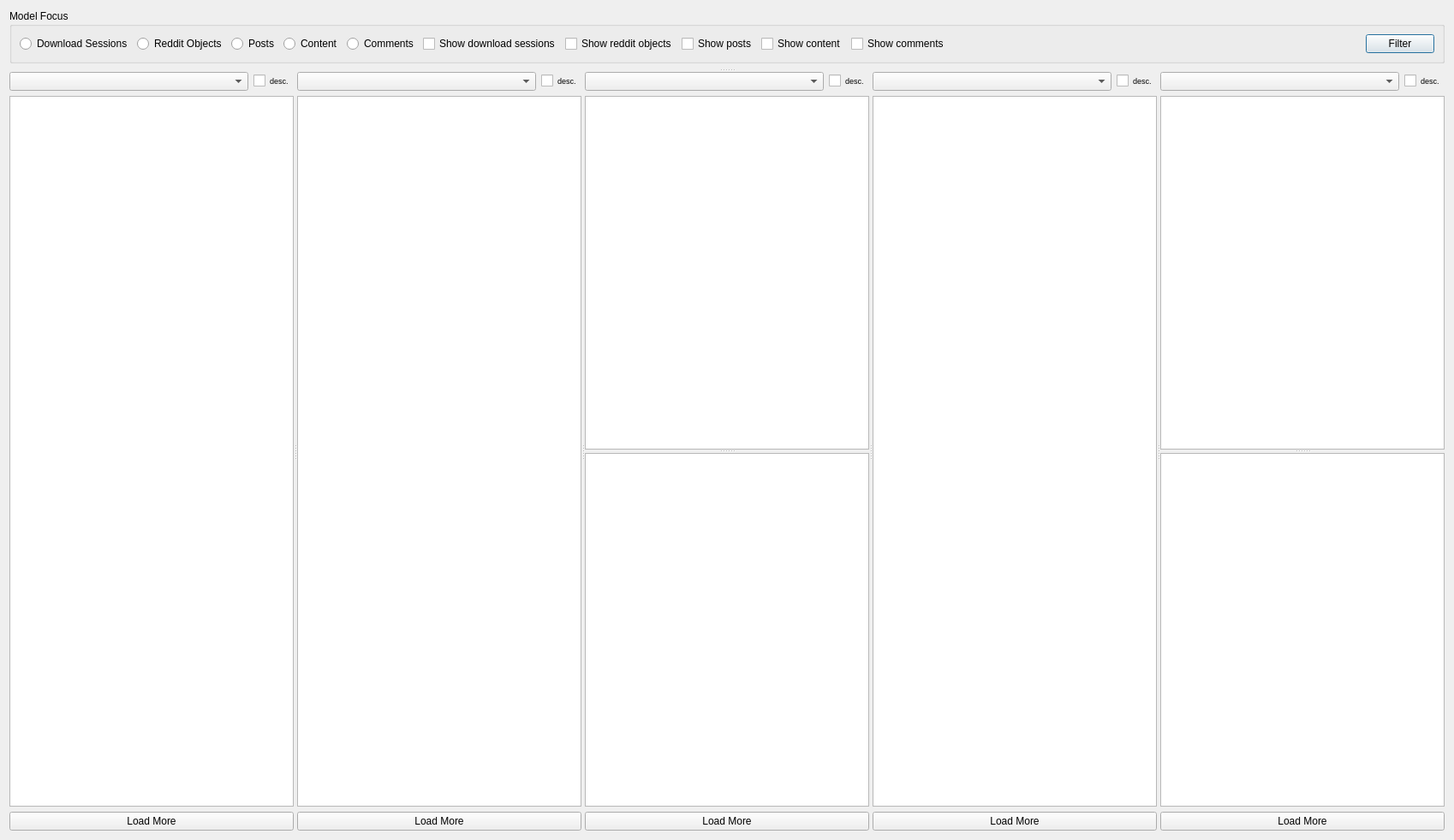
<?xml version="1.0" encoding="UTF-8"?>
<ui version="4.0">
 <class>DatabaseDialog</class>
 <widget class="QDialog" name="DatabaseDialog">
  <property name="geometry">
   <rect>
    <x>0</x>
    <y>0</y>
    <width>1698</width>
    <height>981</height>
   </rect>
  </property>
  <property name="windowTitle">
   <string>Database</string>
  </property>
  <property name="styleSheet">
   <string notr="true"/>
  </property>
  <layout class="QVBoxLayout" name="verticalLayout_6">
   <item>
    <layout class="QVBoxLayout" name="verticalLayout_5">
     <item>
      <layout class="QHBoxLayout" name="horizontalLayout_5">
       <item>
        <widget class="QGroupBox" name="model_focus_group_box">
         <property name="minimumSize">
          <size>
           <width>0</width>
           <height>61</height>
          </size>
         </property>
         <property name="title">
          <string>Model Focus</string>
         </property>
         <layout class="QHBoxLayout" name="horizontalLayout_4">
          <item>
           <layout class="QHBoxLayout" name="horizontalLayout_2">
            <item>
             <widget class="QRadioButton" name="download_session_focus_radio">
              <property name="text">
               <string>Download Sessions</string>
              </property>
             </widget>
            </item>
            <item>
             <widget class="QRadioButton" name="reddit_object_focus_radio">
              <property name="text">
               <string>Reddit Objects</string>
              </property>
             </widget>
            </item>
            <item>
             <widget class="QRadioButton" name="post_focus_radio">
              <property name="text">
               <string>Posts</string>
              </property>
             </widget>
            </item>
            <item>
             <widget class="QRadioButton" name="content_focus_radio">
              <property name="text">
               <string>Content</string>
              </property>
             </widget>
            </item>
            <item>
             <widget class="QRadioButton" name="comment_focus_radio">
              <property name="text">
               <string>Comments</string>
              </property>
             </widget>
            </item>
           </layout>
          </item>
          <item>
           <layout class="QHBoxLayout" name="horizontalLayout">
            <item>
             <widget class="QCheckBox" name="show_download_sessions_checkbox">
              <property name="text">
               <string>Show download sessions</string>
              </property>
             </widget>
            </item>
            <item>
             <widget class="QCheckBox" name="show_reddit_objects_checkbox">
              <property name="text">
               <string>Show reddit objects</string>
              </property>
             </widget>
            </item>
            <item>
             <widget class="QCheckBox" name="show_posts_checkbox">
              <property name="text">
               <string>Show posts</string>
              </property>
             </widget>
            </item>
            <item>
             <widget class="QCheckBox" name="show_content_checkbox">
              <property name="text">
               <string>Show content</string>
              </property>
             </widget>
            </item>
            <item>
             <widget class="QCheckBox" name="show_comments_checkbox">
              <property name="text">
               <string>Show comments</string>
              </property>
             </widget>
            </item>
           </layout>
          </item>
          <item>
           <spacer name="horizontalSpacer">
            <property name="orientation">
             <enum>Qt::Horizontal</enum>
            </property>
            <property name="sizeHint" stdset="0">
             <size>
              <width>40</width>
              <height>20</height>
             </size>
            </property>
           </spacer>
          </item>
          <item>
           <widget class="QPushButton" name="filter_button">
            <property name="text">
             <string>Filter</string>
            </property>
            <property name="checkable">
             <bool>true</bool>
            </property>
           </widget>
          </item>
         </layout>
        </widget>
       </item>
      </layout>
     </item>
     <item>
      <widget class="QSplitter" name="splitter_2">
       <property name="orientation">
        <enum>Qt::Vertical</enum>
       </property>
       <widget class="QWidget" name="">
        <layout class="QGridLayout" name="filter_layout">
         <item row="0" column="0">
          <widget class="FilterWidget" name="filter_widget" native="true"/>
         </item>
        </layout>
       </widget>
       <widget class="QSplitter" name="splitter">
        <property name="sizePolicy">
         <sizepolicy hsizetype="Expanding" vsizetype="Expanding">
          <horstretch>0</horstretch>
          <verstretch>0</verstretch>
         </sizepolicy>
        </property>
        <property name="orientation">
         <enum>Qt::Horizontal</enum>
        </property>
        <widget class="QWidget" name="download_session_widget" native="true">
         <layout class="QVBoxLayout" name="verticalLayout">
          <item>
           <layout class="QHBoxLayout" name="horizontalLayout_3">
            <item>
             <widget class="QComboBox" name="download_session_sort_combo">
              <property name="sizePolicy">
               <sizepolicy hsizetype="Expanding" vsizetype="Fixed">
                <horstretch>0</horstretch>
                <verstretch>0</verstretch>
               </sizepolicy>
              </property>
             </widget>
            </item>
            <item>
             <widget class="QCheckBox" name="download_session_desc_sort_checkbox">
              <property name="font">
               <font>
                <pointsize>7</pointsize>
               </font>
              </property>
              <property name="text">
               <string>desc.</string>
              </property>
             </widget>
            </item>
           </layout>
          </item>
          <item>
           <widget class="QListView" name="download_session_list_view">
            <property name="editTriggers">
             <set>QAbstractItemView::NoEditTriggers</set>
            </property>
           </widget>
          </item>
          <item>
           <widget class="QPushButton" name="load_more_download_sessions_button">
            <property name="text">
             <string>Load More</string>
            </property>
           </widget>
          </item>
         </layout>
        </widget>
        <widget class="QWidget" name="reddit_object_widget" native="true">
         <layout class="QVBoxLayout" name="verticalLayout_2">
          <item>
           <layout class="QHBoxLayout" name="horizontalLayout_6">
            <item>
             <widget class="QComboBox" name="reddit_object_sort_combo">
              <property name="sizePolicy">
               <sizepolicy hsizetype="Expanding" vsizetype="Fixed">
                <horstretch>0</horstretch>
                <verstretch>0</verstretch>
               </sizepolicy>
              </property>
             </widget>
            </item>
            <item>
             <widget class="QCheckBox" name="reddit_object_desc_sort_checkbox">
              <property name="font">
               <font>
                <pointsize>7</pointsize>
               </font>
              </property>
              <property name="text">
               <string>desc.</string>
              </property>
             </widget>
            </item>
           </layout>
          </item>
          <item>
           <widget class="QListView" name="reddit_object_list_view">
            <property name="editTriggers">
             <set>QAbstractItemView::NoEditTriggers</set>
            </property>
           </widget>
          </item>
          <item>
           <widget class="QPushButton" name="load_more_reddit_objects_button">
            <property name="text">
             <string>Load More</string>
            </property>
           </widget>
          </item>
         </layout>
        </widget>
        <widget class="QWidget" name="post_widget" native="true">
         <layout class="QVBoxLayout" name="verticalLayout_3">
          <item>
           <layout class="QHBoxLayout" name="horizontalLayout_7">
            <item>
             <widget class="QComboBox" name="post_sort_combo">
              <property name="sizePolicy">
               <sizepolicy hsizetype="Expanding" vsizetype="Fixed">
                <horstretch>0</horstretch>
                <verstretch>0</verstretch>
               </sizepolicy>
              </property>
             </widget>
            </item>
            <item>
             <widget class="QCheckBox" name="post_desc_sort_checkbox">
              <property name="font">
               <font>
                <pointsize>7</pointsize>
               </font>
              </property>
              <property name="text">
               <string>desc.</string>
              </property>
             </widget>
            </item>
           </layout>
          </item>
          <item>
           <widget class="QSplitter" name="post_text_splitter">
            <property name="orientation">
             <enum>Qt::Vertical</enum>
            </property>
            <widget class="QTableView" name="post_table_view">
             <property name="sizeAdjustPolicy">
              <enum>QAbstractScrollArea::AdjustIgnored</enum>
             </property>
             <property name="editTriggers">
              <set>QAbstractItemView::NoEditTriggers</set>
             </property>
             <property name="selectionMode">
              <enum>QAbstractItemView::SingleSelection</enum>
             </property>
             <property name="selectionBehavior">
              <enum>QAbstractItemView::SelectRows</enum>
             </property>
             <property name="showGrid">
              <bool>false</bool>
             </property>
             <property name="gridStyle">
              <enum>Qt::NoPen</enum>
             </property>
             <attribute name="horizontalHeaderCascadingSectionResizes">
              <bool>false</bool>
             </attribute>
            </widget>
            <widget class="PostTextBrowser" name="post_text_browser">
             <property name="openExternalLinks">
              <bool>true</bool>
             </property>
            </widget>
           </widget>
          </item>
          <item>
           <widget class="QPushButton" name="load_more_posts_button">
            <property name="text">
             <string>Load More</string>
            </property>
           </widget>
          </item>
         </layout>
        </widget>
        <widget class="QWidget" name="content_widget" native="true">
         <layout class="QVBoxLayout" name="verticalLayout_4">
          <item>
           <layout class="QHBoxLayout" name="horizontalLayout_8">
            <item>
             <widget class="QComboBox" name="content_sort_combo">
              <property name="sizePolicy">
               <sizepolicy hsizetype="Expanding" vsizetype="Fixed">
                <horstretch>0</horstretch>
                <verstretch>0</verstretch>
               </sizepolicy>
              </property>
             </widget>
            </item>
            <item>
             <widget class="QCheckBox" name="content_desc_sort_checkbox">
              <property name="font">
               <font>
                <pointsize>7</pointsize>
               </font>
              </property>
              <property name="text">
               <string>desc.</string>
              </property>
             </widget>
            </item>
           </layout>
          </item>
          <item>
           <widget class="QListView" name="content_list_view">
            <property name="styleSheet">
             <string notr="true"/>
            </property>
            <property name="editTriggers">
             <set>QAbstractItemView::NoEditTriggers</set>
            </property>
            <property name="iconSize">
             <size>
              <width>0</width>
              <height>0</height>
             </size>
            </property>
            <property name="verticalScrollMode">
             <enum>QAbstractItemView::ScrollPerPixel</enum>
            </property>
            <property name="flow">
             <enum>QListView::LeftToRight</enum>
            </property>
            <property name="resizeMode">
             <enum>QListView::Adjust</enum>
            </property>
            <property name="layoutMode">
             <enum>QListView::Batched</enum>
            </property>
            <property name="spacing">
             <number>5</number>
            </property>
            <property name="gridSize">
             <size>
              <width>0</width>
              <height>0</height>
             </size>
            </property>
            <property name="viewMode">
             <enum>QListView::IconMode</enum>
            </property>
            <property name="batchSize">
             <number>2</number>
            </property>
            <property name="wordWrap">
             <bool>true</bool>
            </property>
            <property name="selectionRectVisible">
             <bool>true</bool>
            </property>
           </widget>
          </item>
          <item>
           <widget class="QPushButton" name="load_more_content_button">
            <property name="text">
             <string>Load More</string>
            </property>
           </widget>
          </item>
         </layout>
        </widget>
        <widget class="QWidget" name="comment_widget" native="true">
         <layout class="QVBoxLayout" name="verticalLayout_7">
          <item>
           <layout class="QHBoxLayout" name="horizontalLayout_9">
            <item>
             <widget class="QComboBox" name="comment_sort_combo">
              <property name="sizePolicy">
               <sizepolicy hsizetype="Expanding" vsizetype="Fixed">
                <horstretch>0</horstretch>
                <verstretch>0</verstretch>
               </sizepolicy>
              </property>
             </widget>
            </item>
            <item>
             <widget class="QCheckBox" name="comment_desc_sort_checkbox">
              <property name="font">
               <font>
                <pointsize>7</pointsize>
               </font>
              </property>
              <property name="text">
               <string>desc.</string>
              </property>
             </widget>
            </item>
           </layout>
          </item>
          <item>
           <widget class="QSplitter" name="comment_text_splitter">
            <property name="orientation">
             <enum>Qt::Vertical</enum>
            </property>
            <widget class="QTreeView" name="comment_tree_view">
             <property name="editTriggers">
              <set>QAbstractItemView::NoEditTriggers</set>
             </property>
            </widget>
            <widget class="PostTextBrowser" name="comment_text_browser"/>
           </widget>
          </item>
          <item>
           <widget class="QPushButton" name="load_more_comments_button">
            <property name="text">
             <string>Load More</string>
            </property>
           </widget>
          </item>
         </layout>
        </widget>
       </widget>
      </widget>
     </item>
    </layout>
   </item>
  </layout>
 </widget>
 <customwidgets>
  <customwidget>
   <class>PostTextBrowser</class>
   <extends>QTextBrowser</extends>
   <header>DownloaderForReddit/gui/database_views/post_text_browser</header>
  </customwidget>
  <customwidget>
   <class>FilterWidget</class>
   <extends>QWidget</extends>
   <header>DownloaderForReddit/gui/database_views/filter_widget</header>
   <container>1</container>
  </customwidget>
 </customwidgets>
 <resources/>
 <connections/>
</ui>
